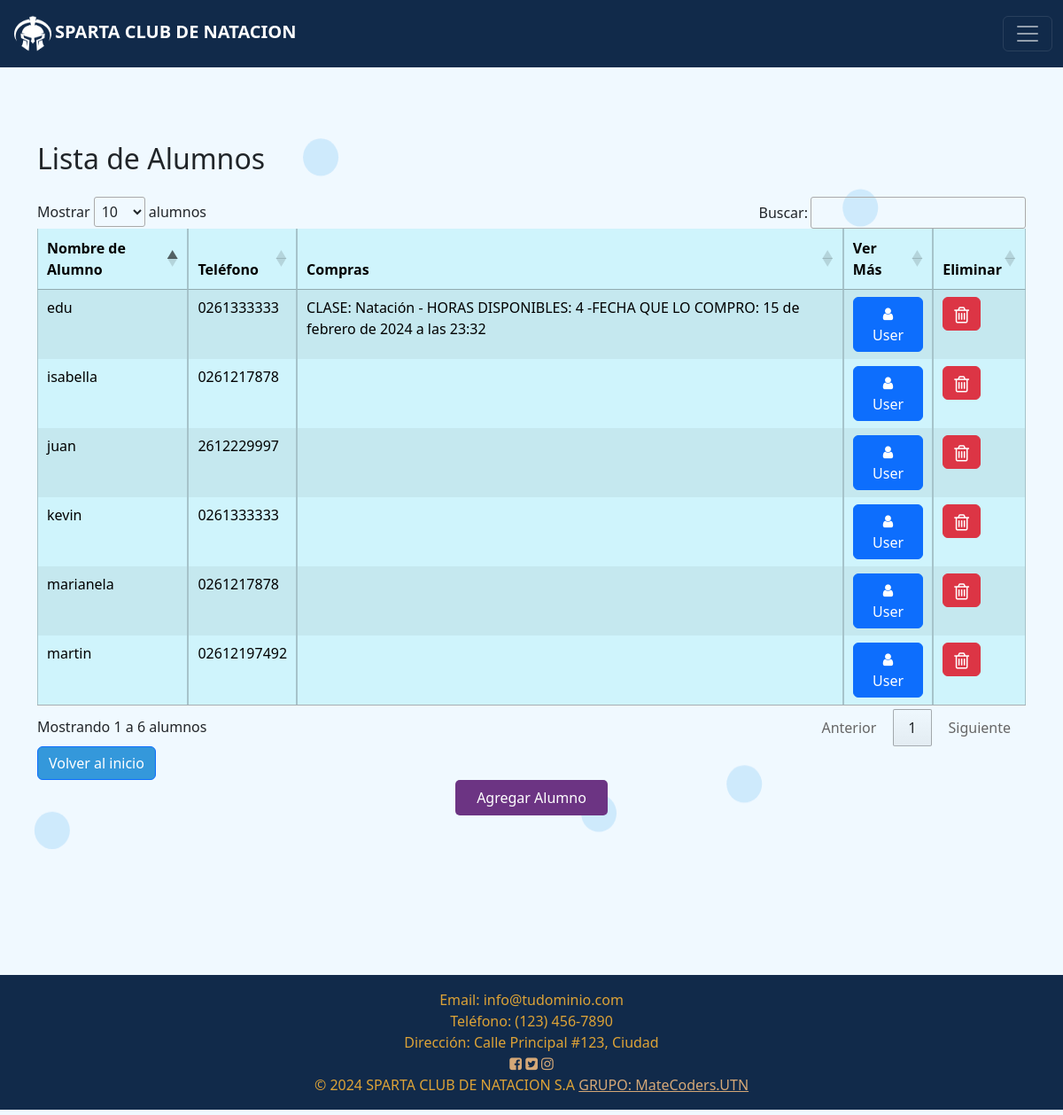
/alumnos/ (signed in), run on the app's committed database.
### USUARIOS/models.py (models this page shows, shortened)
class CustomUser(AbstractUser):
    direccion = models.CharField(max_length=255)
    telefono = models.CharField(max_length=15)
    SEXO_CHOICES = [('M', 'Masculino'), ('F', 'Femenino')]
    sexo = models.CharField(choices=SEXO_CHOICES, max_length=1)
    edad = models.IntegerField(default=18)  # O cualquier valor predeterminado que desees
    telefono_emergencia = models.CharField(max_length=15)
    alergias = models.TextField(blank=True, null=True)
    class Meta:
        verbose_name = 'Usuario Personalizado'
        verbose_name_plural = 'Usuarios Personalizados'

### TIENDA/models.py (models this page shows, shortened)
class ComprasClase(models.Model):
    usuario = models.ForeignKey(CustomUser, on_delete=models.CASCADE)
    clase_comprada = models.CharField(max_length=100, null=True, blank=True)
    precio_clase = models.DecimalField(max_digits=10, decimal_places=2, null=True, blank=True)
    fecha_compra = models.DateTimeField(auto_now_add=True)
    cupos_disponibles_pagos = models.IntegerField(blank=True, null=True)

### TIENDA/views.py (the view)
# urls.py: path('alumnos/', views.lista_alumnos, name='lista_alumnos'),
@permission_required('TIENDA.lista_alumnos')
def lista_alumnos(request):
    usuarios = CustomUser.objects.filter(is_superuser=False)
    if request.method == 'POST':
        form = RegistroForm(request.POST)
        if 'eliminar' in request.POST:
            usuario_id = request.POST.get('alumno_id')
            usuario_eliminar = CustomUser.objects.get(pk=usuario_id)
            usuario_eliminar.delete()
            return redirect('tienda:lista_alumnos')
    else:
        form = RegistroForm()
    for usuario in usuarios:
        usuario.compras = ComprasClase.objects.filter(usuario=usuario)
    return render(request, 'tienda/lista_alumnos.html', {'usuarios': usuarios, 'form': form})

### USUARIOS/forms.py
class RegistroForm(UserCreationForm):
    class Meta(UserCreationForm.Meta):
        model = CustomUser
        fields = ('username', 'email', 'direccion', 'telefono', 'sexo', 'edad', 'telefono_emergencia', 'alergias')

### TIENDA/templates/tienda/lista_alumnos.html (shortened to what this page needs)
{% extends 'tienda/layout.html' %}
{% load static %}
{% block body %}
  <h2 class="titulo">Lista de Alumnos</h2>
  <div class="row">
    <div class="col-md-12">
      <table id="alumnos-table" class="table table-bordered table-striped">
        <thead>
          <tr>
            <th class="table-info" scope='col'>Nombre de Alumno</th>
            <th class="table-info" scope='col'>Teléfono</th>
            <th class="table-info" scope='col'>Compras</th>
            <th class="table-info" scope='col'>Ver Más</th>
            <th class="table-info" scope='col'>Eliminar</th>
          </tr>
        </thead>
        <tbody>
          {% for usuario in usuarios %}
          {% if not usuario.is_superuser %}
            <tr class="table-info">
              <td class="table-info">{{ usuario.username }}</td>
              <td class="table-info">{{ usuario.telefono }}</td>
              <td class="table-info">
                  {% for compra in usuario.compras %}
                      CLASE: {{ compra.clase_comprada }} - HORAS DISPONIBLES: {{ compra.cupos_disponibles_pagos }} -FECHA QUE LO COMPRO: {{ compra.fecha_compra }}
                      <br>
                  {% endfor %}
              </td>
              <td>
                <div class="btn-group open">
                  <a class="btn btn-primary" href="{% url 'tienda:ver_mas_usuario' usuario.id %}"><i class="fa fa-user fa-fw"></i> User</a>
                </div>
              </td>
              <td>
                <form method="post" action="{% url 'tienda:lista_alumnos' %}" onsubmit="return confirm('¿Estás seguro de que deseas eliminar este alumno?');">
                  <button type="submit" name="eliminar" class="btn btn-danger"><i class="fa fa-trash-o fa-lg"></i></a></button>
                </form>
              </td>
            </tr>
          {% endif %}
          {% endfor %}
        </tbody>
      </table>
    </div>
  </div>
  <a href="{% url 'tienda:home' %}" class="btn btn-primary btn-volver">Volver al inicio</a>
  <div class="text-center">
    <a href="{% url 'tienda:agregar_alumno' %}" class="btn btn-success btn-enviar">Agregar Alumno</a>
  </div>
</div>
{% endblock body %}

### static/css/styles.css (style rules this page uses)
body h1, body h2, body h3, body p { margin: 0; }
body { display: flex; flex-direction: column; min-height: 100vh; margin: 0; overflow: auto; position: relative; z-index: 0; }
body, html { margin: 0; padding: 0; position: relative; margin-bottom: 0px; background-color: #F0F9FF; }
.btn-volver { background-color: #3498DB!important; }
.titulo { margin-bottom: 1.5rem; margin-top: 5rem; }
.btn-enviar { background-color: #6C3483; color: #fff; border: none; padding: 0.5rem 1.5rem; border-radius: 5px; cursor: pointer; }

### data on the page
CustomUser: username "martin", telefono "02612197492"
CustomUser: username "marianela", telefono "0261217878"
CustomUser: username "isabella", telefono "0261217878"
CustomUser: username "edu", telefono "0261333333"
ComprasClase: clase_comprada "Natación", cupos_disponibles_pagos "4", fecha_compra "15 de febrero de 2024 a las 23:32"
CustomUser: username "juan", telefono "2612229997"
CustomUser: username "kevin", telefono "0261333333"
